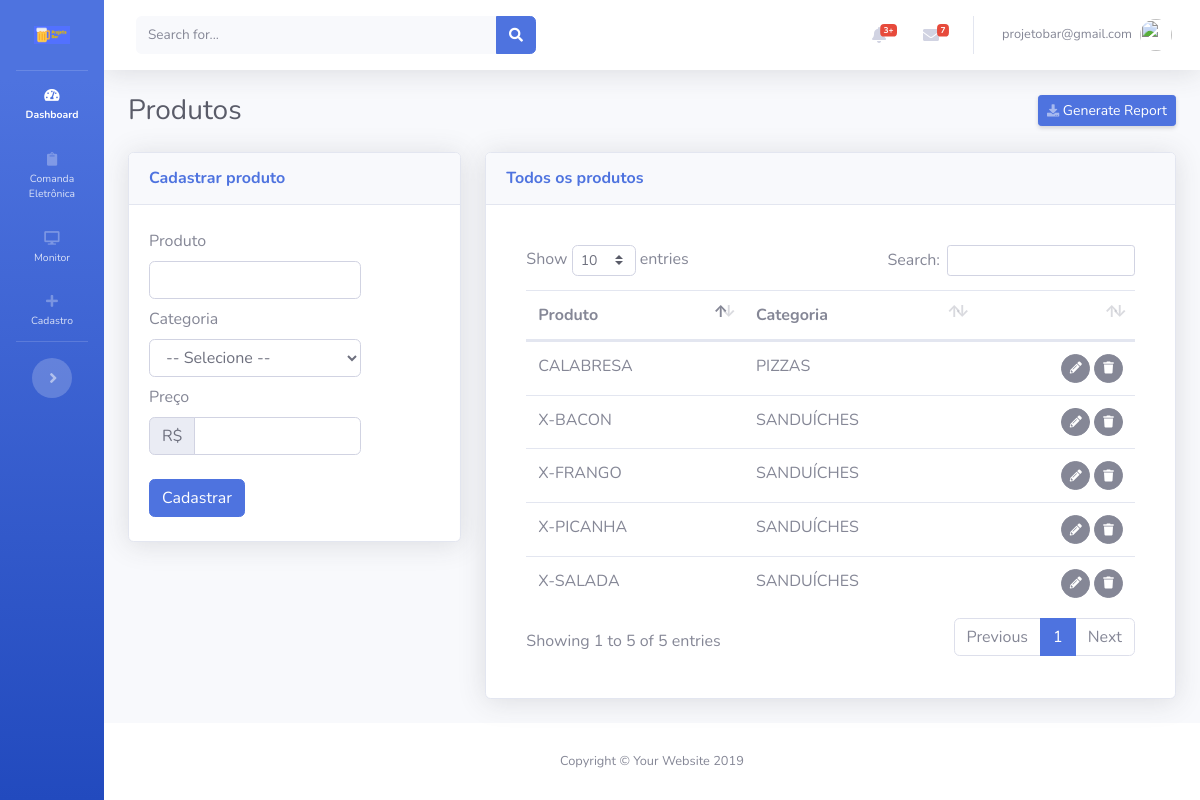
Page /views/produtos/Cadastrar.php (signed in) on the committed database.
### tables this page shows
CREATE TABLE IF NOT EXISTS `produtos` (
  `id` int(11) NOT NULL AUTO_INCREMENT,
  `produto` varchar(200) NOT NULL,
  `categoria` int(11) NOT NULL COMMENT 'FK',
  `preco` double NOT NULL,
  `usuario` int(11) NOT NULL COMMENT 'FK',
  `cadastro` datetime NOT NULL,
  `modificado` datetime NOT NULL,
  PRIMARY KEY (`id`)
);

CREATE TABLE IF NOT EXISTS `categorias` (
  `id` int(11) NOT NULL AUTO_INCREMENT,
  `categoria` varchar(200) NOT NULL,
  `usuario` int(11) NOT NULL COMMENT 'FK',
  `cadastro` datetime NOT NULL,
  `modificado` datetime NOT NULL,
  PRIMARY KEY (`id`)
);

### views/produtos/templates/FormularioExibir.php (the view, shortened to what this page needs)
<div class="card shadow mb-12">
  <div class="card-header py-3">
    <h6 class="m-0 font-weight-bold text-primary">Todos os produtos</h6>
  </div>
  <div class="card-body">
    <?php
    $sql="
    SELECT
    a.id,
    a.produto,
    b.categoria
    FROM produtos a
    LEFT JOIN categorias b on (a.categoria=b.id) order by produto ASC";
    if ($result=mysqli_query($conecta,$sql))
    {
      ?>
      <div class="card-body">
        <div class="table-responsive">
          <table class="table cell-border table-hover" id="dataTable" width="100%" cellspacing="0">
            <thead>
              <tr>
                <th>Produto</th>
                <th>Categoria</th>
                <th></th>
              </tr>
            </thead>
            <tfoot>
              <tbody>
                <?php
                while ($row=mysqli_fetch_assoc($result))
                {
                 ?>
                 <tr>
                  <td><?php echo $row['produto'];?></td>
                  <td><?php echo $row['categoria'];?></td>
                  <td align="right">
                    <span id="acoes">
                      <button class="btn btn-secondary btn-circle btn-sm botaoEditarProdutoTransicao" idproduto="<?=$row['id']?>">
                        <i class="fas fa-pencil-alt"></i></button>
                        <button class="btn btn-secondary btn-circle btn-sm botaoExcluirProdutoTransicao" data-toggle="modal" data-target="#modalExcluirProduto" idproduto="<?=$row['id']?>"> <i class="fas fa-trash"></i>
                        </span>
                      </td>
                    </tr>
                    <?php
                  }
                  ?>
                </tbody>
              </table>
            </div>
          </div>
          <?php
        }
        ?>
      </div>
    </div>

### rows in the picture
produtos: produto "CALABRESA", categorias.categoria "PIZZAS"
produtos: produto "X-BACON", categorias.categoria "SANDUÍCHES"
produtos: produto "X-FRANGO", categorias.categoria "SANDUÍCHES"
produtos: produto "X-PICANHA", categorias.categoria "SANDUÍCHES"
produtos: produto "X-SALADA", categorias.categoria "SANDUÍCHES"

### other values in the picture
$_SESSION['login'.$app_token] "projetobar@gmail.com"
$app_page_name "Produtos"
